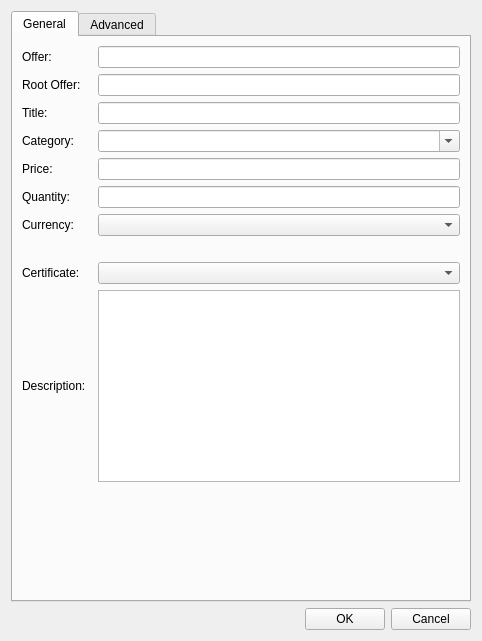
<?xml version="1.0" encoding="UTF-8"?>
<ui version="4.0">
 <class>EditOfferDialog</class>
 <widget class="QWidget" name="EditOfferDialog">
  <property name="geometry">
   <rect>
    <x>0</x>
    <y>0</y>
    <width>482</width>
    <height>641</height>
   </rect>
  </property>
  <property name="windowTitle">
   <string>Edit Offer</string>
  </property>
  <layout class="QVBoxLayout" name="verticalLayout_2">
   <item>
    <widget class="QTabWidget" name="EditOfferDialogTab">
     <property name="currentIndex">
      <number>0</number>
     </property>
     <widget class="QWidget" name="tab_general">
      <attribute name="title">
       <string>General</string>
      </attribute>
      <layout class="QGridLayout" name="gridLayout" columnstretch="0,0">
       <property name="horizontalSpacing">
        <number>12</number>
       </property>
       <item row="0" column="0">
        <widget class="QLabel" name="offerLabel">
         <property name="text">
          <string>Offer:</string>
         </property>
        </widget>
       </item>
       <item row="2" column="1">
        <widget class="QLineEdit" name="nameEdit"/>
       </item>
       <item row="2" column="0">
        <widget class="QLabel" name="label_6">
         <property name="text">
          <string>Title:</string>
         </property>
        </widget>
       </item>
       <item row="3" column="0">
        <widget class="QLabel" name="categoryLabel">
         <property name="text">
          <string>Category:</string>
         </property>
        </widget>
       </item>
       <item row="3" column="1">
        <widget class="QComboBox" name="categoryEdit">
         <property name="editable">
          <bool>true</bool>
         </property>
        </widget>
       </item>
       <item row="4" column="0">
        <widget class="QLabel" name="priceLabel">
         <property name="text">
          <string>Price:</string>
         </property>
        </widget>
       </item>
       <item row="0" column="1">
        <widget class="QLineEdit" name="offerEdit"/>
       </item>
       <item row="4" column="1">
        <widget class="QLineEdit" name="priceEdit"/>
       </item>
       <item row="5" column="0">
        <widget class="QLabel" name="qtyLabel">
         <property name="text">
          <string>Quantity:</string>
         </property>
        </widget>
       </item>
       <item row="5" column="1">
        <widget class="QLineEdit" name="qtyEdit"/>
       </item>
       <item row="9" column="1">
        <widget class="QPlainTextEdit" name="descriptionEdit"/>
       </item>
       <item row="10" column="1">
        <spacer name="verticalSpacer">
         <property name="orientation">
          <enum>Qt::Vertical</enum>
         </property>
         <property name="sizeHint" stdset="0">
          <size>
           <width>20</width>
           <height>40</height>
          </size>
         </property>
        </spacer>
       </item>
       <item row="9" column="0">
        <widget class="QLabel" name="label_7">
         <property name="text">
          <string>Description:</string>
         </property>
        </widget>
       </item>
       <item row="6" column="0">
        <widget class="QLabel" name="currencyLabel">
         <property name="text">
          <string>Currency:</string>
         </property>
        </widget>
       </item>
       <item row="7" column="1">
        <widget class="QLabel" name="currencyDisclaimer">
         <property name="text">
          <string/>
         </property>
         <property name="wordWrap">
          <bool>true</bool>
         </property>
        </widget>
       </item>
       <item row="8" column="1">
        <widget class="QComboBox" name="certEdit"/>
       </item>
       <item row="8" column="0">
        <widget class="QLabel" name="certLabel">
         <property name="text">
          <string>Certificate:</string>
         </property>
        </widget>
       </item>
       <item row="6" column="1">
        <widget class="QComboBox" name="currencyEdit"/>
       </item>
       <item row="1" column="0">
        <widget class="QLabel" name="rootOfferLabel">
         <property name="text">
          <string>Root Offer:</string>
         </property>
        </widget>
       </item>
       <item row="1" column="1">
        <widget class="QLineEdit" name="rootOfferEdit"/>
       </item>
      </layout>
     </widget>
     <widget class="QWidget" name="tab_advanced">
      <attribute name="title">
       <string>Advanced</string>
      </attribute>
      <layout class="QFormLayout" name="formLayout_2">
       <property name="fieldGrowthPolicy">
        <enum>QFormLayout::AllNonFixedFieldsGrow</enum>
       </property>
       <item row="0" column="0">
        <widget class="QLabel" name="aliasLabel">
         <property name="text">
          <string>Seller Alias:</string>
         </property>
        </widget>
       </item>
       <item row="0" column="1">
        <widget class="QComboBox" name="aliasEdit">
         <property name="enabled">
          <bool>true</bool>
         </property>
        </widget>
       </item>
       <item row="2" column="1">
        <widget class="QLabel" name="aliasDisclaimer">
         <property name="text">
          <string/>
         </property>
         <property name="wordWrap">
          <bool>true</bool>
         </property>
        </widget>
       </item>
       <item row="4" column="0">
        <widget class="QLabel" name="label_10">
         <property name="text">
          <string>Alias for Exchange Rate Peg:</string>
         </property>
        </widget>
       </item>
       <item row="4" column="1">
        <widget class="QLineEdit" name="aliasPegEdit"/>
       </item>
       <item row="5" column="1">
        <widget class="QLabel" name="aliasPegDisclaimer">
         <property name="text">
          <string/>
         </property>
         <property name="wordWrap">
          <bool>true</bool>
         </property>
        </widget>
       </item>
       <item row="6" column="0">
        <widget class="QLabel" name="label_12">
         <property name="text">
          <string>Private:</string>
         </property>
        </widget>
       </item>
       <item row="6" column="1">
        <widget class="QComboBox" name="privateEdit"/>
       </item>
       <item row="7" column="1">
        <widget class="QLabel" name="privateDisclaimer">
         <property name="text">
          <string/>
         </property>
         <property name="wordWrap">
          <bool>true</bool>
         </property>
        </widget>
       </item>
       <item row="8" column="0">
        <widget class="QLabel" name="label_11">
         <property name="text">
          <string>Accept BTC Only:</string>
         </property>
        </widget>
       </item>
       <item row="8" column="1">
        <widget class="QComboBox" name="acceptBTCOnlyEdit"/>
       </item>
       <item row="9" column="1">
        <widget class="QLabel" name="btcOnlyDisclaimer">
         <property name="text">
          <string/>
         </property>
         <property name="wordWrap">
          <bool>true</bool>
         </property>
        </widget>
       </item>
       <item row="10" column="0">
        <widget class="QLabel" name="label">
         <property name="text">
          <string>Safe Search:</string>
         </property>
        </widget>
       </item>
       <item row="10" column="1">
        <widget class="QComboBox" name="safeSearchEdit">
         <item>
          <property name="text">
           <string>Yes</string>
          </property>
         </item>
         <item>
          <property name="text">
           <string>No</string>
          </property>
         </item>
        </widget>
       </item>
       <item row="11" column="1">
        <widget class="QLabel" name="safeSearchDisclaimer">
         <property name="text">
          <string/>
         </property>
         <property name="wordWrap">
          <bool>true</bool>
         </property>
        </widget>
       </item>
       <item row="12" column="0">
        <widget class="QLabel" name="label_2">
         <property name="text">
          <string>Geolocation:</string>
         </property>
        </widget>
       </item>
       <item row="12" column="1">
        <widget class="QLineEdit" name="geoLocationEdit"/>
       </item>
       <item row="16" column="1">
        <spacer name="verticalSpacer_2">
         <property name="orientation">
          <enum>Qt::Vertical</enum>
         </property>
         <property name="sizeHint" stdset="0">
          <size>
           <width>20</width>
           <height>40</height>
          </size>
         </property>
        </spacer>
       </item>
       <item row="14" column="1">
        <widget class="QLineEdit" name="commissionEdit"/>
       </item>
       <item row="14" column="0">
        <widget class="QLabel" name="commissionLabel">
         <property name="text">
          <string>Commission:</string>
         </property>
        </widget>
       </item>
       <item row="13" column="1">
        <widget class="QLabel" name="geolocationDisclaimer">
         <property name="text">
          <string/>
         </property>
         <property name="wordWrap">
          <bool>true</bool>
         </property>
        </widget>
       </item>
       <item row="15" column="1">
        <widget class="QLabel" name="commissionDisclaimer">
         <property name="text">
          <string/>
         </property>
         <property name="wordWrap">
          <bool>true</bool>
         </property>
        </widget>
       </item>
      </layout>
     </widget>
    </widget>
   </item>
   <item>
    <layout class="QHBoxLayout" name="horizontalLayout">
     <item>
      <spacer name="horizontalSpacer">
       <property name="orientation">
        <enum>Qt::Horizontal</enum>
       </property>
       <property name="sizeHint" stdset="0">
        <size>
         <width>40</width>
         <height>20</height>
        </size>
       </property>
      </spacer>
     </item>
     <item>
      <widget class="QPushButton" name="okButton">
       <property name="text">
        <string>OK</string>
       </property>
      </widget>
     </item>
     <item>
      <widget class="QPushButton" name="cancelButton">
       <property name="text">
        <string>Cancel</string>
       </property>
      </widget>
     </item>
    </layout>
   </item>
  </layout>
 </widget>
 <resources>
  <include location="../syscoin.qrc"/>
 </resources>
 <connections/>
</ui>
